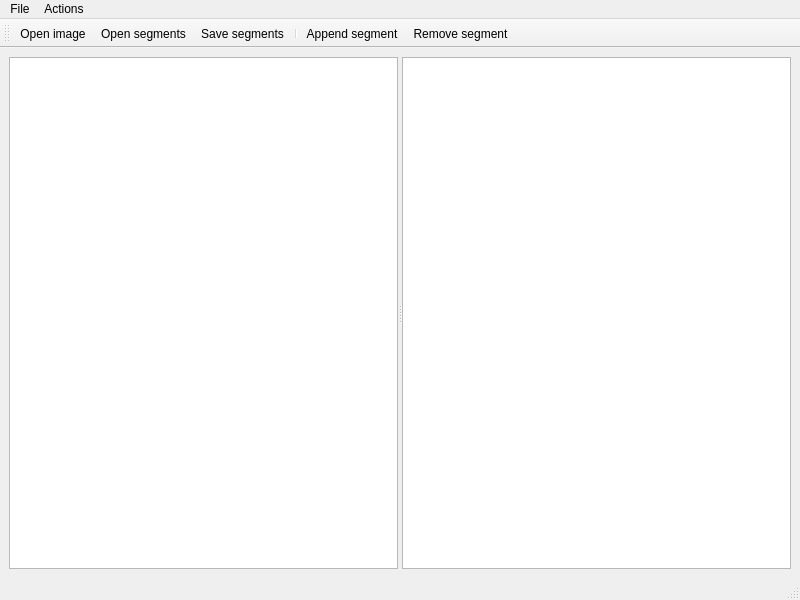
<?xml version="1.0" encoding="UTF-8"?>
<ui version="4.0">
 <class>MainWindow</class>
 <widget class="QMainWindow" name="MainWindow">
  <property name="geometry">
   <rect>
    <x>0</x>
    <y>0</y>
    <width>800</width>
    <height>600</height>
   </rect>
  </property>
  <property name="windowTitle">
   <string>MainWindow</string>
  </property>
  <widget class="QWidget" name="centralwidget">
   <layout class="QVBoxLayout" name="verticalLayout">
    <item>
     <widget class="QSplitter" name="splitter">
      <property name="orientation">
       <enum>Qt::Horizontal</enum>
      </property>
      <widget class="QGraphicsView" name="graphicsView">
       <property name="renderHints">
        <set>QPainter::Antialiasing|QPainter::SmoothPixmapTransform|QPainter::TextAntialiasing</set>
       </property>
       <property name="transformationAnchor">
        <enum>QGraphicsView::AnchorUnderMouse</enum>
       </property>
      </widget>
      <widget class="QTableView" name="tableView">
       <property name="alternatingRowColors">
        <bool>true</bool>
       </property>
       <property name="selectionMode">
        <enum>QAbstractItemView::SingleSelection</enum>
       </property>
       <property name="selectionBehavior">
        <enum>QAbstractItemView::SelectRows</enum>
       </property>
      </widget>
     </widget>
    </item>
   </layout>
  </widget>
  <widget class="QMenuBar" name="menubar">
   <property name="geometry">
    <rect>
     <x>0</x>
     <y>0</y>
     <width>800</width>
     <height>17</height>
    </rect>
   </property>
   <widget class="QMenu" name="menuFile">
    <property name="title">
     <string>File</string>
    </property>
    <addaction name="actionOpen_image"/>
    <addaction name="actionOpen_segments"/>
   </widget>
   <widget class="QMenu" name="menuActions">
    <property name="title">
     <string>Actions</string>
    </property>
    <addaction name="actionAppend_segment"/>
    <addaction name="actionRemove_segment"/>
   </widget>
   <addaction name="menuFile"/>
   <addaction name="menuActions"/>
  </widget>
  <widget class="QStatusBar" name="statusbar"/>
  <widget class="QToolBar" name="toolBar">
   <property name="windowTitle">
    <string>toolBar</string>
   </property>
   <attribute name="toolBarArea">
    <enum>TopToolBarArea</enum>
   </attribute>
   <attribute name="toolBarBreak">
    <bool>false</bool>
   </attribute>
   <addaction name="actionOpen_image"/>
   <addaction name="actionOpen_segments"/>
   <addaction name="actionSave_segments"/>
   <addaction name="separator"/>
   <addaction name="actionAppend_segment"/>
   <addaction name="actionRemove_segment"/>
  </widget>
  <action name="actionOpen_image">
   <property name="text">
    <string>Open image</string>
   </property>
  </action>
  <action name="actionOpen_segments">
   <property name="text">
    <string>Open segments</string>
   </property>
  </action>
  <action name="actionSave_segments">
   <property name="text">
    <string>Save segments</string>
   </property>
  </action>
  <action name="actionAppend_segment">
   <property name="text">
    <string>Append segment</string>
   </property>
  </action>
  <action name="actionRemove_segment">
   <property name="text">
    <string>Remove segment</string>
   </property>
  </action>
 </widget>
 <resources/>
 <connections/>
</ui>
